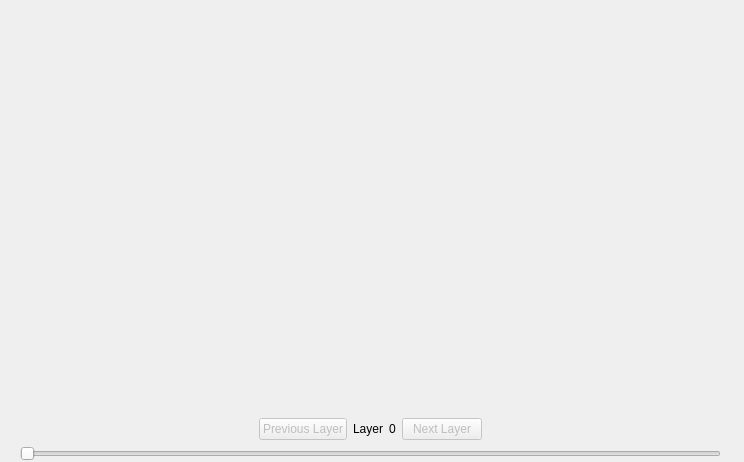
<?xml version="1.0" encoding="UTF-8"?>
<ui version="4.0">
 <class>EditingWidget</class>
 <widget class="QWidget" name="EditingWidget">
  <property name="geometry">
   <rect>
    <x>0</x>
    <y>0</y>
    <width>744</width>
    <height>462</height>
   </rect>
  </property>
  <property name="windowTitle">
   <string>Form</string>
  </property>
  <widget class="QWidget" name="gridLayoutWidget">
   <property name="geometry">
    <rect>
     <x>0</x>
     <y>0</y>
     <width>741</width>
     <height>461</height>
    </rect>
   </property>
   <layout class="QGridLayout" name="gridLayout">
    <item row="2" column="2">
     <layout class="QHBoxLayout" name="horizontalLayout">
      <item>
       <spacer name="horizontalSpacer">
        <property name="orientation">
         <enum>Qt::Horizontal</enum>
        </property>
        <property name="sizeHint" stdset="0">
         <size>
          <width>40</width>
          <height>20</height>
         </size>
        </property>
       </spacer>
      </item>
      <item>
       <widget class="QPushButton" name="pushButtonPrevious">
        <property name="enabled">
         <bool>false</bool>
        </property>
        <property name="text">
         <string>Previous Layer</string>
        </property>
       </widget>
      </item>
      <item>
       <widget class="QLabel" name="labelLayer">
        <property name="text">
         <string>Layer</string>
        </property>
       </widget>
      </item>
      <item>
       <widget class="QLabel" name="labelLayerValue">
        <property name="text">
         <string>0</string>
        </property>
       </widget>
      </item>
      <item>
       <widget class="QPushButton" name="pushButtonNext">
        <property name="enabled">
         <bool>false</bool>
        </property>
        <property name="text">
         <string>Next Layer</string>
        </property>
       </widget>
      </item>
      <item>
       <spacer name="horizontalSpacer_2">
        <property name="orientation">
         <enum>Qt::Horizontal</enum>
        </property>
        <property name="sizeHint" stdset="0">
         <size>
          <width>40</width>
          <height>20</height>
         </size>
        </property>
       </spacer>
      </item>
     </layout>
    </item>
    <item row="3" column="2">
     <widget class="QSlider" name="horizontalSliderLayer">
      <property name="minimum">
       <number>0</number>
      </property>
      <property name="maximum">
       <number>0</number>
      </property>
      <property name="orientation">
       <enum>Qt::Horizontal</enum>
      </property>
     </widget>
    </item>
    <item row="0" column="2">
     <spacer name="horizontalSpacer_3">
      <property name="orientation">
       <enum>Qt::Horizontal</enum>
      </property>
      <property name="sizeHint" stdset="0">
       <size>
        <width>40</width>
        <height>20</height>
       </size>
      </property>
     </spacer>
    </item>
    <item row="1" column="3">
     <spacer name="verticalSpacer_3">
      <property name="orientation">
       <enum>Qt::Vertical</enum>
      </property>
      <property name="sizeHint" stdset="0">
       <size>
        <width>20</width>
        <height>40</height>
       </size>
      </property>
     </spacer>
    </item>
    <item row="1" column="0">
     <spacer name="verticalSpacer_2">
      <property name="orientation">
       <enum>Qt::Vertical</enum>
      </property>
      <property name="sizeHint" stdset="0">
       <size>
        <width>20</width>
        <height>40</height>
       </size>
      </property>
     </spacer>
    </item>
   </layout>
  </widget>
 </widget>
 <resources/>
 <connections/>
</ui>
